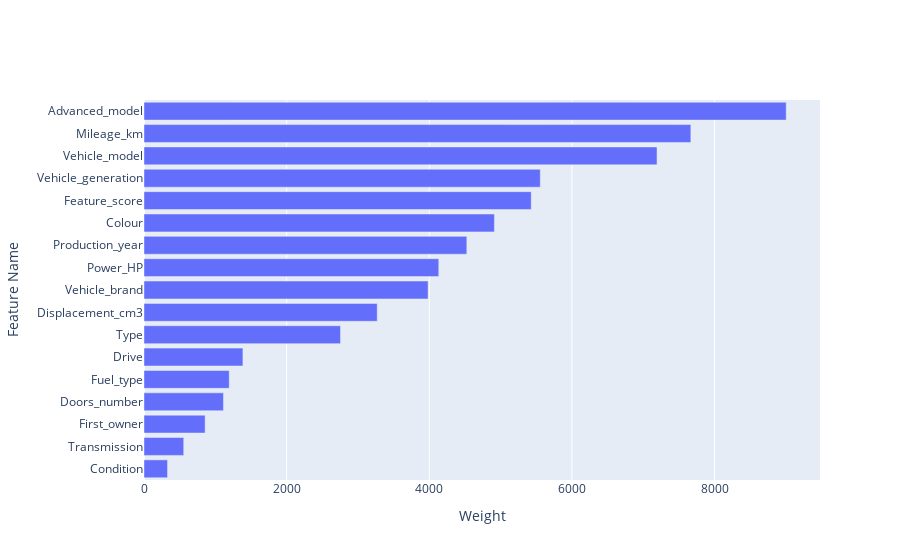

The notebook cell saved with this chart:
### Code cell
training_process(
    model_name="xgboost_regressor",
    model_class=PriceRegressorXGBoostModel,
    hyperparameters_class=PriceRegressorXGBoostModelHyperparams,
    max_iters=10,
    gpu_mode=False,
)

### Figure 1 — Plotly figure (JSON) as saved in the notebook; plotly's stock layout.template omitted (floating-point values rounded to 4 significant figures)
{"data": [{"orientation": "h", "type": "bar", "x": [330, 557, 857, 1114, 1195, 1387, 2755, 3270, 3983, 4133, 4526, 4913, 5429, 5556, 7193, 7667, 9004], "y": ["Condition", "Transmission", "First_owner", "Doors_number", "Fuel_type", "Drive", "Type", "Displacement_cm3", "Vehicle_brand", "Power_HP", "Production_year", "Colour", "Feature_score", "Vehicle_generation", "Vehicle_model", "Mileage_km", "Advanced_model"]}], "layout": {"xaxis": {"title": {"text": "Weight"}}, "yaxis": {"title": {"text": "Feature Name"}}}}
